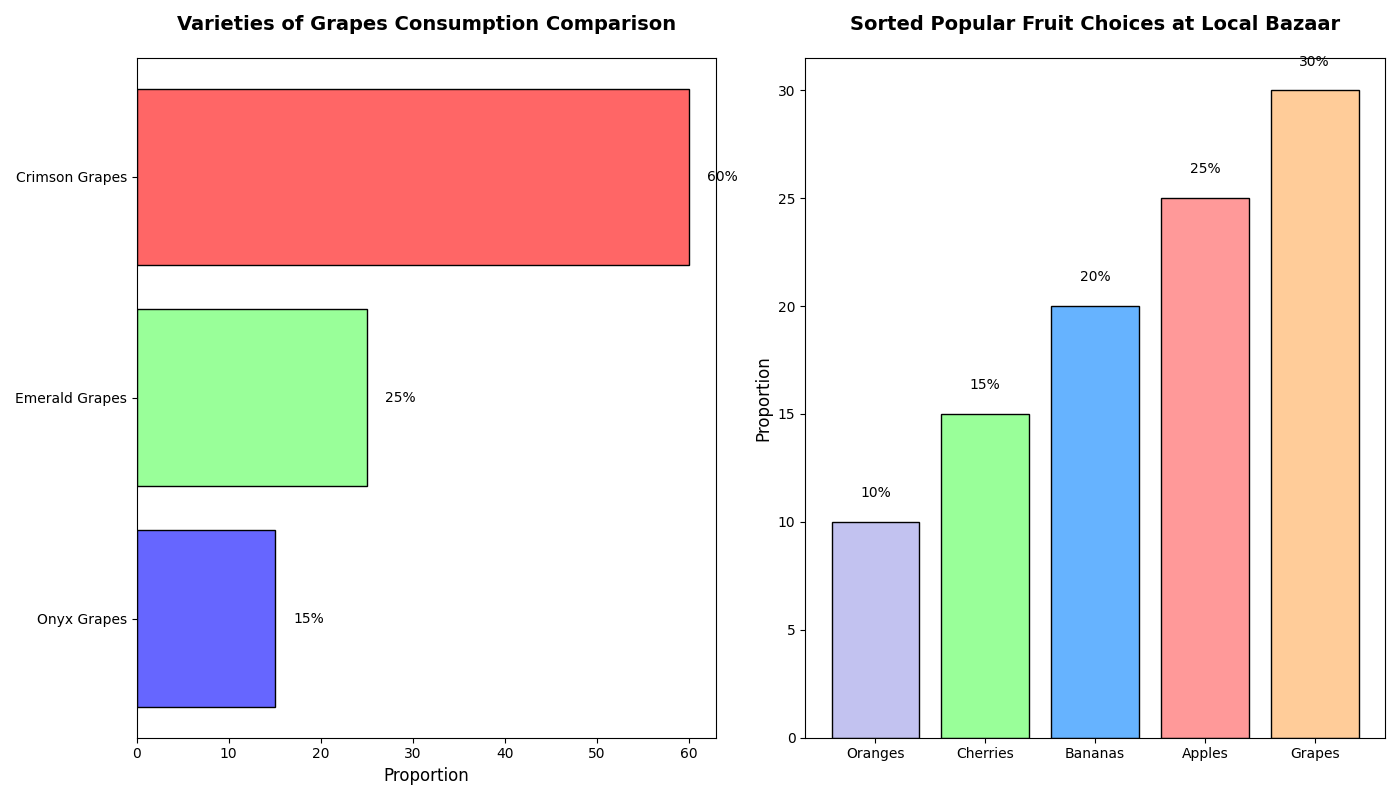

Source code (Python):
import matplotlib.pyplot as plt
import numpy as np

# Data
fruit_types = ['Apples', 'Bananas', 'Cherries', 'Grapes', 'Oranges']
preferences_percentages = [25, 20, 15, 30, 10]
colors = ['#ff9999','#66b3ff','#99ff99','#ffcc99','#c2c2f0']

# Create figure and subplots
fig, ax = plt.subplots(1, 2, figsize=(14, 8))

# Side Bar Chart: Detailed View of Grapes Varieties
grape_subtypes = ['Crimson Grapes', 'Emerald Grapes', 'Onyx Grapes']
grape_preferences = [60, 25, 15]
grape_colors = ['#ff6666', '#99ff99', '#6666ff']
y_pos = np.arange(len(grape_subtypes))

ax[0].barh(y_pos, grape_preferences, color=grape_colors, edgecolor='black')
ax[0].set_yticks(y_pos)
ax[0].set_yticklabels(grape_subtypes)
ax[0].invert_yaxis()
ax[0].set_xlabel('Proportion', fontsize=12)
for index, value in enumerate(grape_preferences):
    ax[0].text(value + 2, index, f'{value}%', va='center', ha='left', fontsize=10)
ax[0].set_title('Varieties of Grapes Consumption Comparison', fontsize=14, fontweight='bold', pad=20)

# Main Bar Chart: Sorted Fruit Choices
sorted_indices = np.argsort(preferences_percentages)
sorted_fruits = [fruit_types[i] for i in sorted_indices]
sorted_preferences = [preferences_percentages[i] for i in sorted_indices]
sorted_colors = [colors[i] for i in sorted_indices]
x_pos = np.arange(len(sorted_fruits))

ax[1].bar(x_pos, sorted_preferences, color=sorted_colors, edgecolor='black')
ax[1].set_xticks(x_pos)
ax[1].set_xticklabels(sorted_fruits)
ax[1].set_ylabel('Proportion', fontsize=12)
for index, value in enumerate(sorted_preferences):
    ax[1].text(index, value + 1, f'{value}%', va='bottom', ha='center', fontsize=10)
ax[1].set_title('Sorted Popular Fruit Choices at Local Bazaar', fontsize=14, fontweight='bold', pad=20)

# Adjust layout
plt.tight_layout()

# Show the plot
plt.show()
